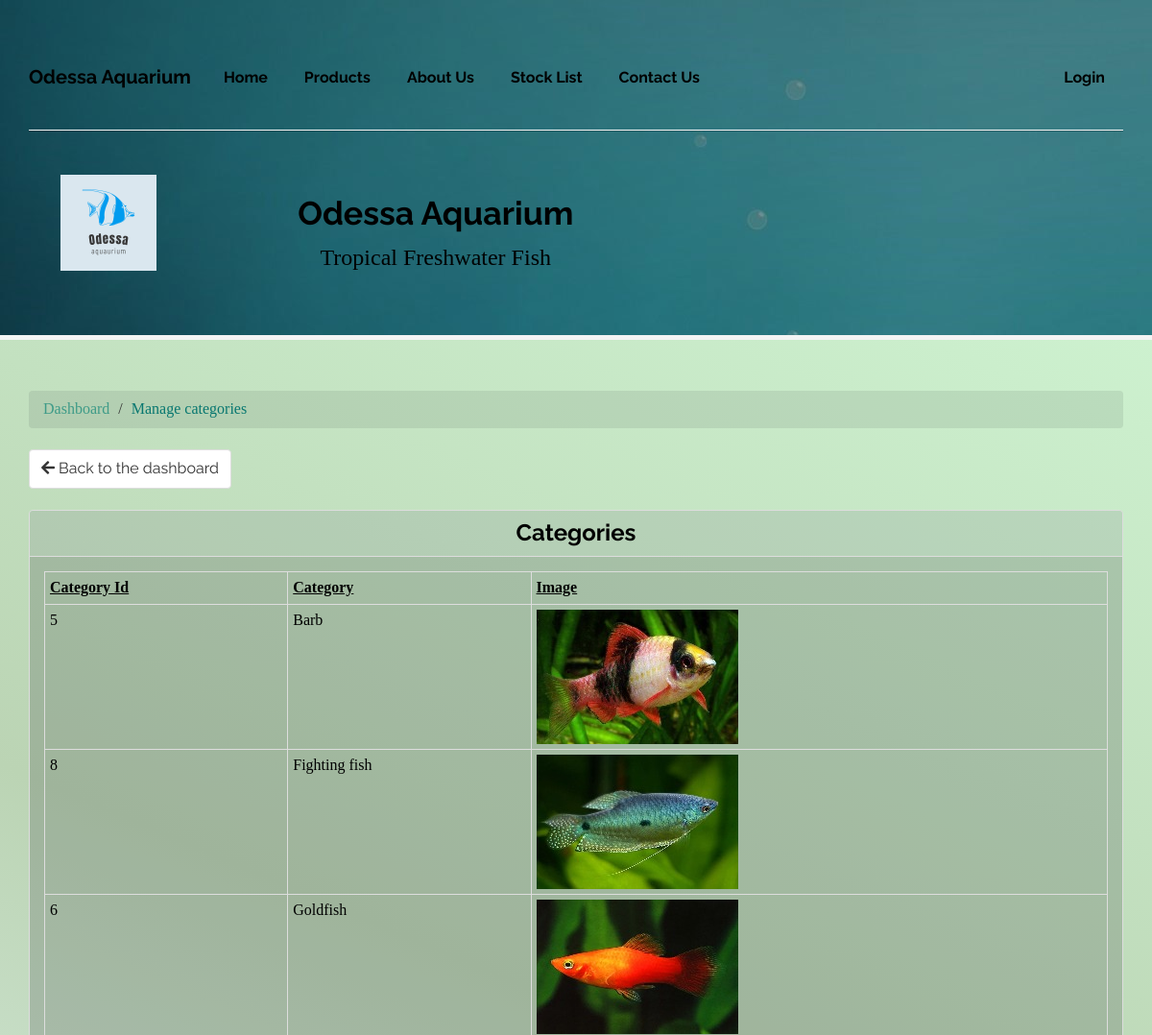
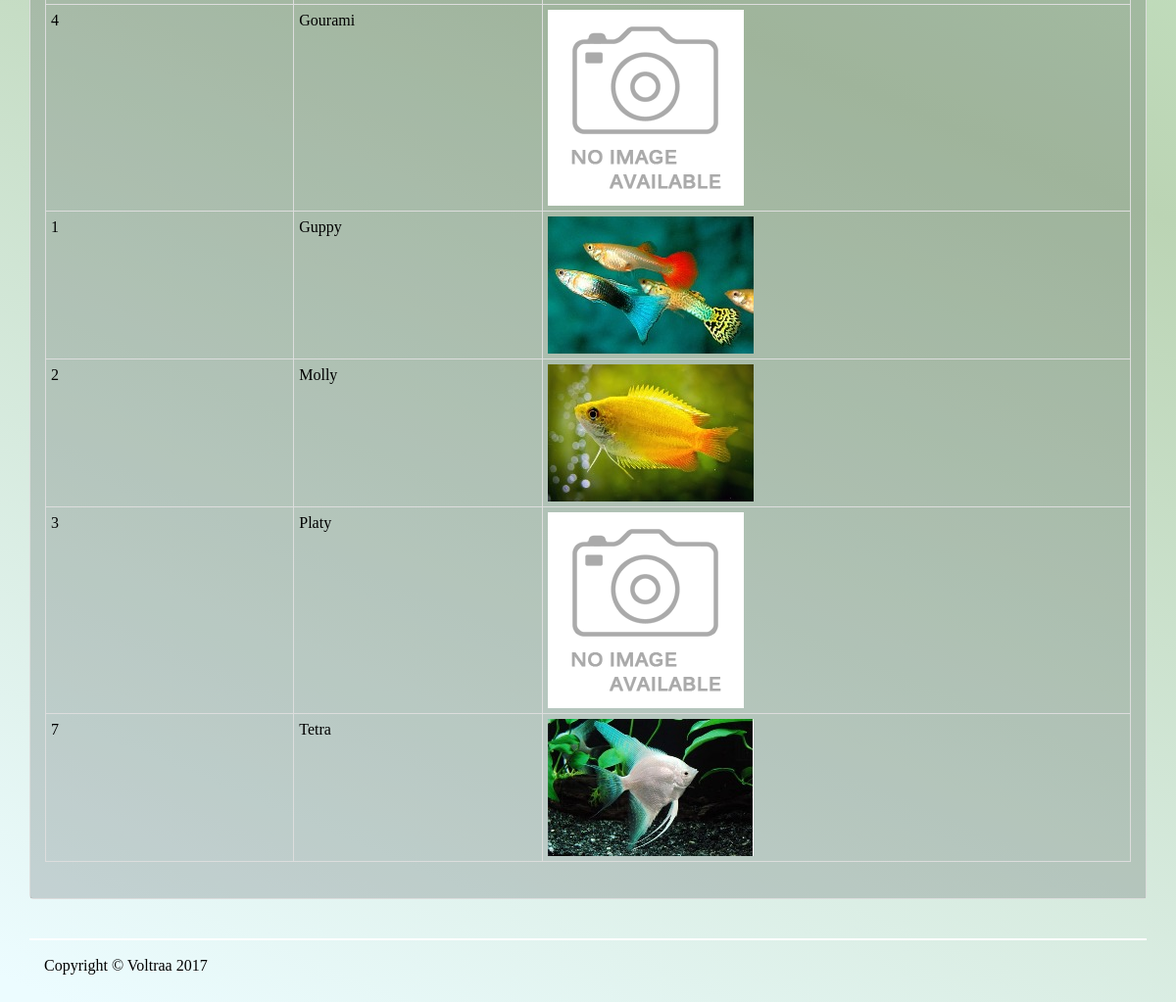
Page /index.php/categories on the committed database (2 pictures, top to bottom).
### tables this page shows
CREATE TABLE `stock_category` (
  `stock_category_id` int(11) NOT NULL,
  `stock_category` varchar(255) NOT NULL,
  `user_id` varchar(255) NOT NULL,
  `category_image` varchar(255) NOT NULL
);

### application/controllers/Categories.php (called while the page is built, shortened)
<?php
class Categories extends CI_Controller{
  public function index(){
    $data['title'] = 'Categories';
    $data['categories'] = $this->category_model->get_categories();
    $this->load->view('templates/header');
    $this->load->view('categories/index', $data);
    $this->load->view('templates/footer');
  }
}
?>

### index.php (called while the page is built, shortened)
<?php
require_once BASEPATH.'core/CodeIgniter.php';

### application/models/Category_model.php (called while the page is built, shortened)
<?php
class Category_model extends CI_Model{
  public function get_categories(){
    $this->db->order_by('stock_category');
    $query = $this->db->get('stock_category');
    return $query->result_array();
  }
}
?>

### application/views/categories/index.php (the view, shortened to what this page needs)
<ol class="breadcrumb">
  <li class="breadcrumb-item"><a href="<?php echo base_url(); ?>dashboard/index">Dashboard</a></li>
  <li class="breadcrumb-item active"><a href="<?php echo base_url(); ?>categories">Manage categories</a></li>
</ol>
<a href="<?php echo base_url(); ?>dashboard/index" class="btn btn-default"><i class="fas fa-arrow-left"></i> Back to the dashboard</a>
<br><br>
<div class="panel panel-default panel-transparent">
  <div class="panel-heading">
    <h2 class="panel-title" id="panel-main-title"><?php echo $title; ?></h2>
  </div>
  <div class="panel-body">
    <div class="table-responsive">
      <table class="table table-hover table-condensed table-bordered">
        <tr>
          <th><u>Category Id</u></th>
          <th><u>Category</u></th>
          <th><u>Image</u></th>
        </tr>
        <?php foreach($categories as $category) : ?>
          <tr>
            <td><?php echo $category['stock_category_id']; ?></td>
            <td><?php echo $category['stock_category']; ?></td>
            <td>
			           <img class="category-thumb" src="<?php echo base_url(); ?>assets/images/categories/<?php echo $category['category_image']; ?>">
            </td>
          </tr>
        <?php endforeach; ?>
      </table>
    </div>
  </div>
</div>

### application/views/templates/header.php (shortened to what this page needs)
<!Doctype html>
<html>
    <link rel="stylesheet" href="<?php echo base_url(); ?>assets/css/readable.css">
    <link rel="stylesheet" href="<?php echo base_url(); ?>assets/css/styles.css">
    <link rel="stylesheet" href="<?php echo base_url(); ?>assets/webfonts/fontawesome-all.css">
  <body>
    <div class="jumbotron jumbotron-main">
			<nav class="navbar navbar-static-top" role="navigation">
				<div class="container">
					<div class="navbar-header">
						<a class="navbar-brand" href="<?php echo base_url(); ?>"><strong>Odessa Aquarium</strong></a>
					</div>
					<div id="collapsebar" class="collapse navbar-collapse">
						<ul class="nav navbar-nav">
							<li class="<?php if($this->uri->segment(1) == FALSE): ?> active <?php endif; ?>"><a href="<?php echo base_url();?>"><strong>Home</strong></a></li>
							<li class="<?php if($this->uri->segment(1) == 'products'): ?> active <?php endif; ?>"><a href="<?php echo base_url();?>products"><strong>Products</strong></a></li>
							<li class="<?php if($this->uri->segment(1) == 'about'): ?> active <?php endif; ?>"><a href="<?php echo base_url();?>about"><strong>About Us</strong></a></li>
							<li class="<?php if($this->uri->segment(1) == 'stocks'): ?> active <?php endif; ?>"><a href="<?php echo base_url(); ?>stocks"><strong>Stock List</strong></a></li>
              <li class="<?php if($this->uri->segment(1) == 'enquiries' && $this->uri->segment(2) == 'create'): ?> active <?php endif; ?>"><a href="<?php echo base_url(); ?>enquiries/create"><strong>Contact Us</strong></a></li>
						</ul>
            <ul class="nav navbar-nav navbar-right">
              <?php if(!$this->session->userdata('logged_in')) : ?>
                <li><a href="<?php echo base_url(); ?>users/login"><strong>Login</strong></a></li>
              <?php endif; ?>
            </ul>
					</div>
          <hr>
				</div>
			</nav>
      <div class="container header">
        <div class="row">
          <div class="col-md-2">
            <img src="<?php echo base_url() ; ?>assets/images/logo5.jpg">
          </div>
          <div class="col-md-5">
            <h2>Odessa Aquarium</h2>
            <p class="lead">Tropical Freshwater Fish</p>
          </div>
        </div>
			</div>
    </div>
    <br>
    <div class="container">

### application/views/templates/footer.php (shortened to what this page needs)
      <footer>
        <p> Copyright &copy; Voltraa 2017 </p>
      </footer>
    </div>
  </body>
</html>

### assets/css/styles.css (style rules this page uses)
body { background: -moz-linear-gradient(67deg, #ecfcff 0%, #ecfcff 1%, #bbd4b4 50%, #d3fbd8 99%, #d3fbd8 100%); background: -webkit-gradient(linear, left bottom, right top, color-stop(0%, #ecfcff), color-stop(1%, #ecfcff), color-stop(50%, #bbd4b4), color-stop(99%, #d3fbd8), color-stop(100%, #d3fbd8)); background: -webkit-linear-gradient(67deg, #ecfcff 0%, #ecfcff 1%, #bbd4b4 50%, #d3fbd8 99%, #d3fbd8 100%); background: -o-linear-gradient(67deg, #ecfcff 0%, #ecfcff 1%, #bbd4b4 50%, #d3fbd8 99%, #d3fbd8 100%); background: -ms-linear-gradient(67deg, #ecfcff 0%, #ecfcff 1%, #bbd4b4 50%, #d3fbd8 99%, #d3fbd8 100%); background: linear-gradient(23deg, #ecfcff 0%, #ecfcff 1%, #bbd4b4 50%, #d3fbd8 99%, #d3fbd8 100%); filter: progid:DXImageTransform.Microsoft.gradient( startColorstr='#d3fbd8', endColorstr='#ecfcff',GradientType=0 ); }
hr { border-top: 1px solid #f8f8f8; border-bottom: 1px solid rgba(0,0,0,0.2); }
.jumbotron { background: url('../images/9.1.jpg') -400px -200px ; color:#fff; text-align: center; border-bottom:5px #f4f4f4 solid; }
.navbar a { color:black; }
.header { color:black; }
.header img { width:auto; height:100px; }
.panel, .well { text-align:justify; text-justify:inter-word; }
.navbar-brand strong { color:black; }
footer { margin-top:40px; padding:15px; border-top:2px solid #fff; color:black; }
#panel-main-title { text-align:center; font-size:1.5em; }
.panel-transparent { background:none; }
.panel-transparent .panel-heading { background: rgba(122, 130, 136, 0.2)!important; color:black; }
.panel-transparent .panel-body { background: rgba(46, 51, 56, 0.2)!important; color:black; }
.breadcrumb { background: rgba(46, 51, 56, 0.1)!important;; }
.breadcrumb a { color:#3e9b88; }
.breadcrumb > .active a { color:#087770 !important; }
.breadcrumb > li + li:before { color: #333; }

### rows in the picture
stock_category: stock_category_id "5", stock_category "Barb", category_image (picture)
stock_category: stock_category_id "8", stock_category "Fighting fish", category_image (picture)
stock_category: stock_category_id "6", stock_category "Goldfish", category_image (picture)
stock_category: stock_category_id "4", stock_category "Gourami", category_image (placeholder picture)
stock_category: stock_category_id "1", stock_category "Guppy", category_image (picture)
stock_category: stock_category_id "2", stock_category "Molly", category_image (picture)
stock_category: stock_category_id "3", stock_category "Platy", category_image (placeholder picture)
stock_category: stock_category_id "7", stock_category "Tetra", category_image (picture)

### other values in the picture
$title "Categories"
